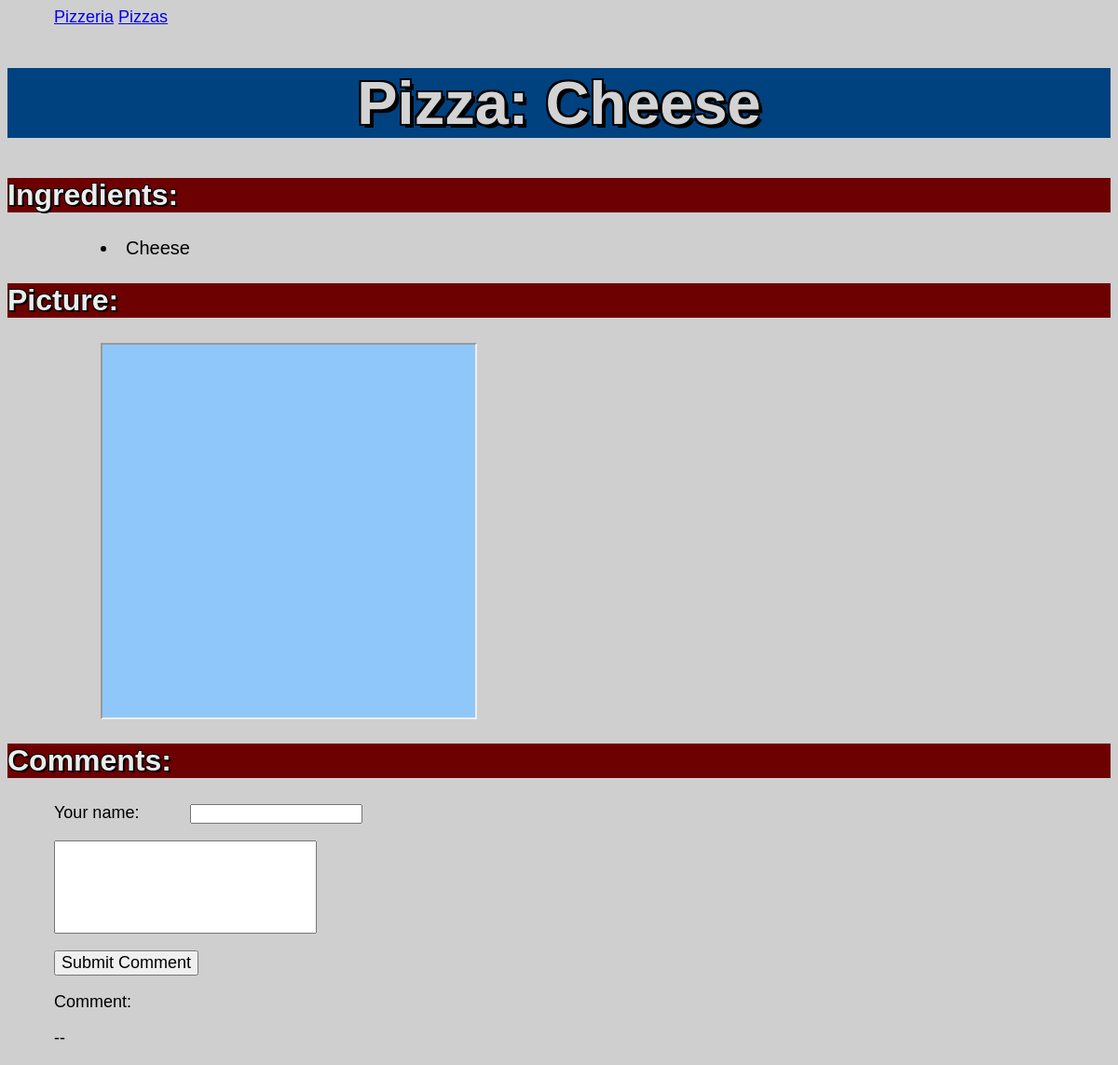
The app's page /pizza/5/, older data.
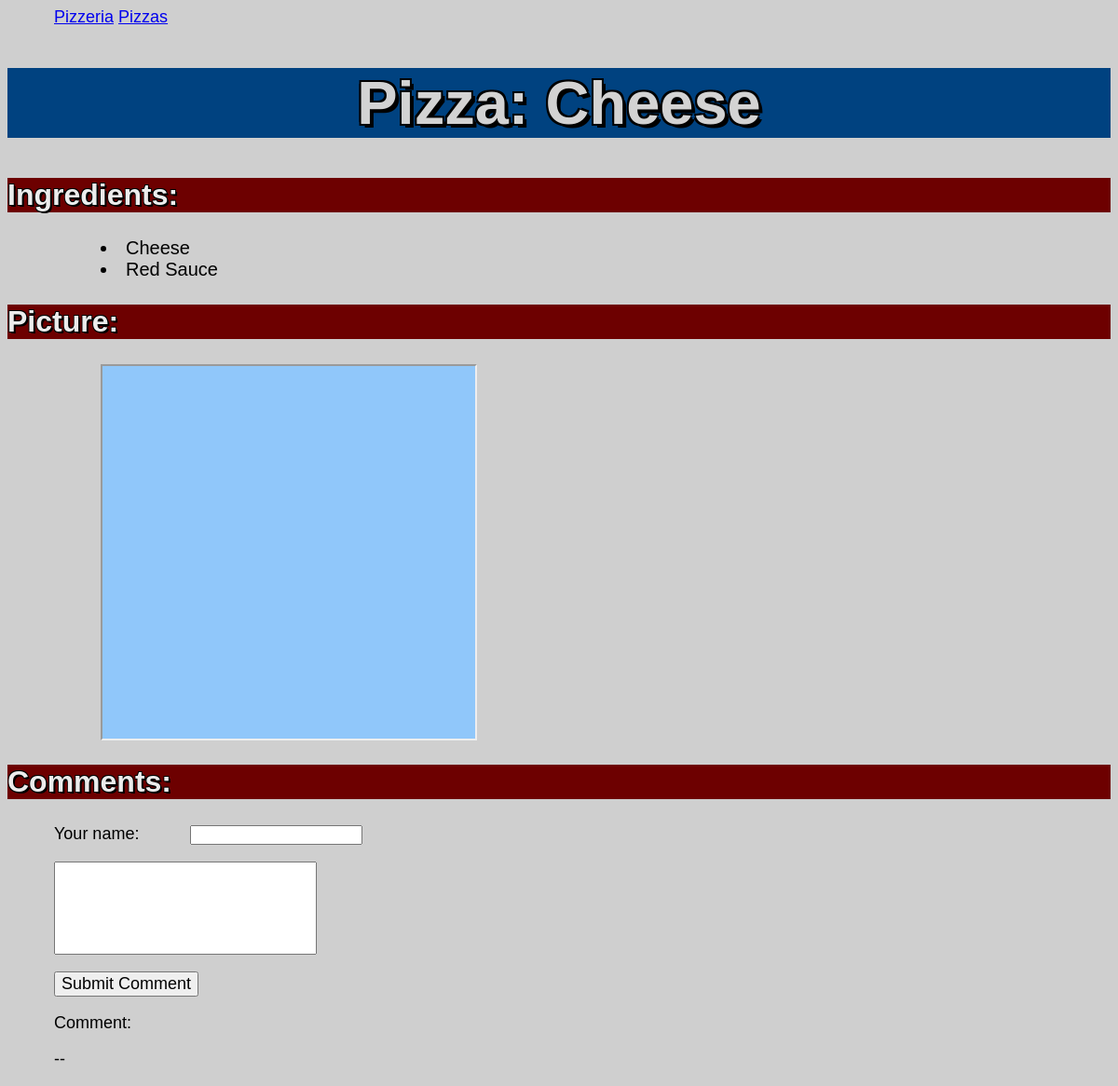
The same page, newer data.
### pizzas/models.py (models this page shows, shortened)
class Pizza(models.Model):
    name = models.CharField(max_length=200)
    def __str__(self):
        return self.name

class Toppings(models.Model):
    name = models.CharField(max_length=200)
    pizza = models.ForeignKey(Pizza, on_delete=models.CASCADE)
    class Meta:
        verbose_name_plural = "Toppings"

### pizzas/views.py (the view)
# urls.py: path("pizza/<int:pizza_id>/", views.pizza, name="pizza"),
def pizza(request, pizza_id):
    pizza = Pizza.objects.get(id=pizza_id)
    toppings = Toppings.objects.order_by("name")
    context = {"pizza": pizza, "toppings": toppings}
    return render(request, "pizzas/pizza.html", context)

### pizzas/templates/pizzas/pizza.html (shortened to what this page needs)
{% extends "pizzas/base.html" %}
{% block content %}
<body style="background-color:rgb(207, 207, 207)">
    <body>
        <h1> Pizza: {{ pizza }} </h1>
        <h2>Ingredients: </h2>
        <u1> {% for topping in toppings %}
            {% if pizza == topping.pizza %}
            <li>
                {{ topping.name }}
            </li>
            {% endif %}
            {% endfor %}
        </u1>
        <h2>Picture:</h2>
        {% if pizza.name == "Cheese" %}
        <iframe
            src="https://www.caseys.com/medias/sys_master/images/ha6/h84/8796491776030/8113_base-400x400/8113-base-400x400.png"
            width="400" height="400"></iframe>
        {% endif %}
        <form>
            <h2> Comments: </h2>
            <p>Your name:
                <input type="text" id="userName" tabindex="1"=></input>
            </p>
            <input type="text" id="userInput" tabindex="1" style="height:100px; font-size:16pt;"></input>
        </form>
        <button onclick="printcomment()" type="submit" name="btn2">Submit Comment</button>
        <p>Comment: </p>
        <p>-- </p>
    </body>
    {% endblock content %}

### pizzas/templates/pizzas/base.html
<p>
    <a href="{% url 'pizzas:index' %}"> Pizzeria</a>
    <a href="{% url 'pizzas:pizzas1' %}"> Pizzas</a>
</p>
{% block content %}
{% endblock content %}

### pizzas/templates/pizzas/pizza.html (style rules this page uses)
h1 { background-color: rgb(0, 66, 128); color: rgb(211, 211, 211); font-size: 65px; text-align: center; font-family: Arial, Helvetica, sans-serif, serif; text-shadow: 4px 4px 0 #000, -2px -2px 0 #000, 2px -2px 0 #000, -2px 2px 0 #000, 2px 2px 0 #000; }
p { color: black; margin-left: 50px; font-family: Arial, Helvetica, sans-serif; font-size: 18px; }
h2 { font-size: 32px; font-family: 'Trebuchet MS', 'Lucida Sans Unicode', 'Lucida Grande', 'Lucida Sans', Arial, sans-serif; background-color: rgb(109, 0, 0); color: rgb(236, 236, 236); text-shadow: 2px 2px 0 #000000, -.75px -.75px 0 #000000, .75px -.75px 0 #000000, -.75px .75px 0 #000000, .75px .75px 0 #000000; }
iframe { align-content: center; margin-left: 100px; margin-right: auto; background-color: rgb(144, 199, 250); display: inline; }
li { font-size: 20px; margin-left: 100px; font-family: Arial, Helvetica, sans-serif; }
button { margin-left: 50px; font-family: Arial, Helvetica, sans-serif; font-size: 18px; }
input { margin-left: 50px; }

Row changes from the older to the newer data that the page shows:
added Toppings: name "Red Sauce"
